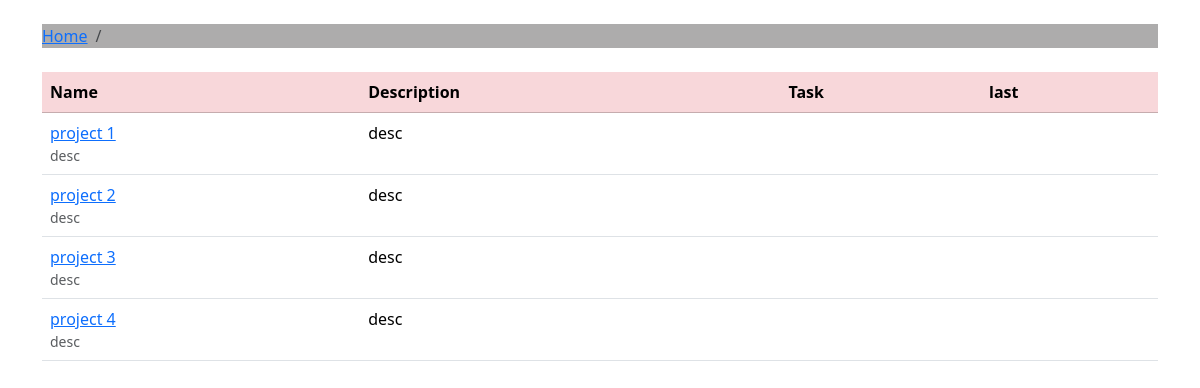
The page / on the database its author committed.
### msr/models.py (models this page shows)
class Task_board(models.Model):
    project_name = models.CharField(max_length=30)
    desc_project = models.CharField(max_length=150)

### msr/views.py (the view)
# urls.py: path('', views.msr, name='home'),
def msr(request):
    boards = Task_board.objects.all()
    return render(request,'index.html',{'boards':boards})

### msr/templates/index.html
{%extends 'base.html'%} {%block title %} {%endblock%}
   {% block table_task%}
<table class="table">
  <thead class="table-danger">
    <tr>
      <th>Name</th>
      <th>Description</th>
      <th>Task</th>
      <th>last</th>
    </tr>
  </thead>
  <tbody>
    {% for task_board in boards %}
    <tr>
      <td>
        <a href="{% url 'board_topics' task_board.pk%}">
          {{task_board.project_name}}
        </a>
        <small class="text-muted d-block"> {{task_board.desc_project}} </small>
      </td>
      <td>{{task_board.desc_project}}</td>
      <td>{{task_board.task_name}}</td>
      <td></td>
    </tr>
    {% endfor %}
  </tbody>
</table>
{% endblock table_task %}

### rows shown on the page
Task_board: project_name "project 1", desc_project "desc"
Task_board: project_name "project 2", desc_project "desc"
Task_board: project_name "project 3", desc_project "desc"
Task_board: project_name "project 4", desc_project "desc"
